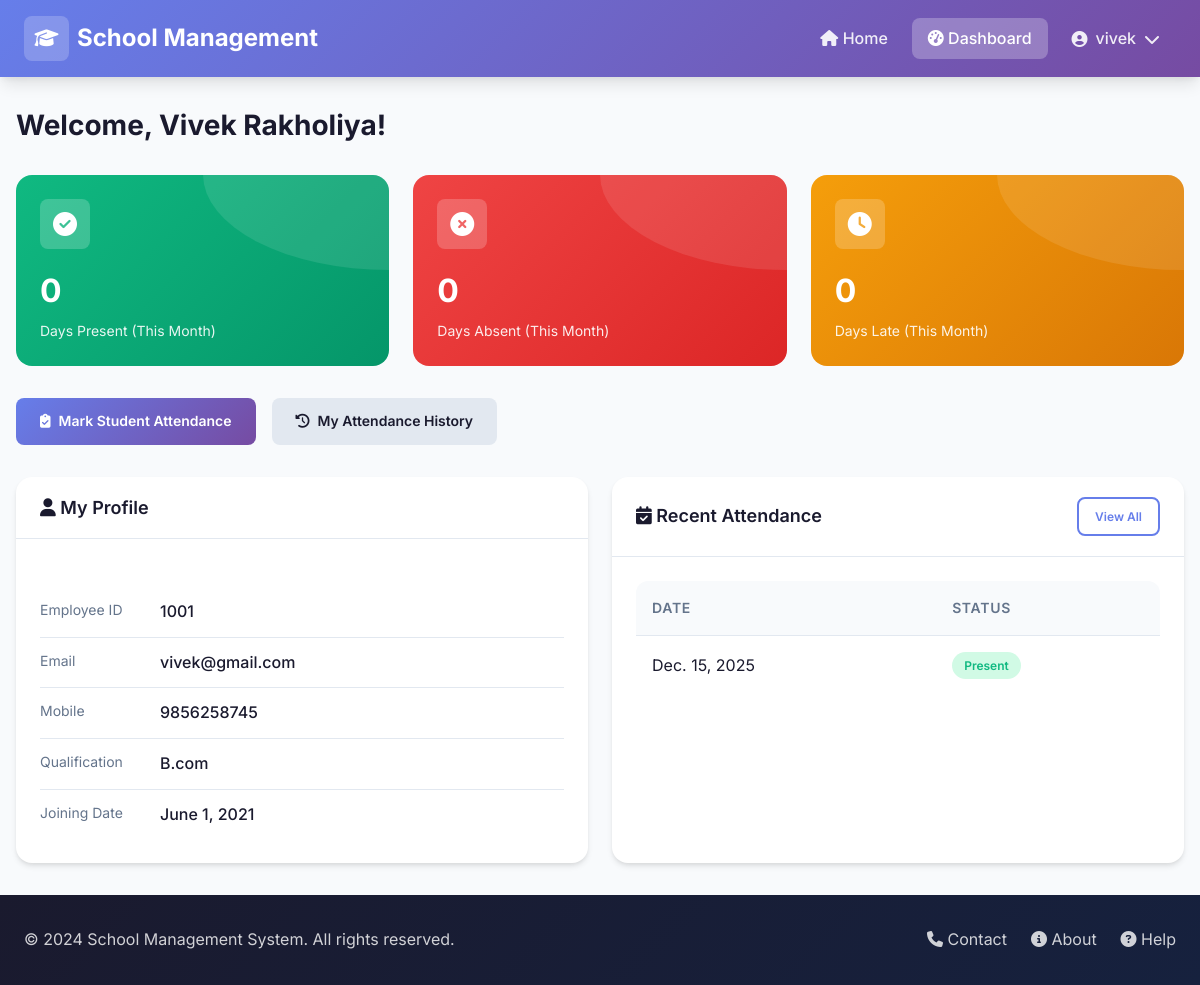
/teacher/ (signed in), run on the app's committed database.
### core/models.py (models this page shows, shortened)
class Teacher(models.Model):
    GENDER_CHOICES = [
        ('male', 'Male'),
        ('female', 'Female'),
        ('other', 'Other'),
    ]
    username = models.CharField(max_length=50, unique=True)
    password = models.CharField(max_length=255)
    name = models.CharField(max_length=100)
    surname = models.CharField(max_length=100)
    email = models.EmailField(unique=True)
    mobile = models.CharField(max_length=15)
    dob = models.DateField(null=True, blank=True)
    gender = models.CharField(max_length=10, choices=GENDER_CHOICES)
    address = models.TextField(blank=True)
    employee_id = models.CharField(max_length=50, unique=True)
    qualification = models.CharField(max_length=200, blank=True)
    joining_date = models.DateField(null=True, blank=True)
    experience = models.CharField(max_length=50, blank=True)
    salary = models.DecimalField(max_digits=10, decimal_places=2, default=0)
    subjects = models.ManyToManyField(Subject, blank=True, related_name='teachers')
    created_at = models.DateTimeField(auto_now_add=True)
    updated_at = models.DateTimeField(auto_now=True)
    @property
    def full_name(self):
        return f"{self.name} {self.surname}"

class TeacherAttendance(models.Model):
    STATUS_CHOICES = [
        ('present', 'Present'),
        ('absent', 'Absent'),
        ('late', 'Late'),
    ]
    teacher = models.ForeignKey(Teacher, on_delete=models.CASCADE, related_name='attendances')
    date = models.DateField()
    status = models.CharField(max_length=10, choices=STATUS_CHOICES)
    remarks = models.TextField(blank=True)
    created_at = models.DateTimeField(auto_now_add=True)
    class Meta:
        unique_together = ['teacher', 'date']
        ordering = ['-date']

### core/views.py (the view)
    def wrapper(request, *args, **kwargs):
        if request.session.get('user_role') != 'teacher':
            messages.error(request, 'You must be logged in as teacher to access this page.')
            return redirect('login')
        return view_func(request, *args, **kwargs)

### core/views.py (called while the page is built)
def teacher_required(view_func):
    def wrapper(request, *args, **kwargs):
        if request.session.get('user_role') != 'teacher':
            messages.error(request, 'You must be logged in as teacher to access this page.')
            return redirect('login')
        return view_func(request, *args, **kwargs)
    return wrapper

### templates/teacher/dashboard.html (shortened to what this page needs)
{% extends 'base.html' %}
{% load static %}
{% block content %}
<header class="header">
    <div class="container">
        <div class="header-content">
            <a href="{% url 'home' %}" class="logo">
                <div class="logo-icon">
                    <i class="fas fa-graduation-cap"></i>
                </div>
                <span>School Management</span>
            </a>
            <nav class="nav">
                <a href="{% url 'home' %}" class="nav-link">
                    <i class="fas fa-home"></i> Home
                </a>
                <a href="{% url 'teacher_dashboard' %}" class="nav-link active">
                    <i class="fas fa-tachometer-alt"></i> Dashboard
                </a>
                <div class="dropdown">
                    <div class="nav-link dropdown-toggle">
                        <i class="fas fa-user-circle"></i>
                        {{ user_name }}
                        <i class="fas fa-chevron-down"></i>
                    </div>
                </div>
            </nav>
        </div>
    </div>
</header>
<div class="container" style="padding: 2rem 1rem;">
    <div class="page-header">
        <h1 class="page-title">Welcome, {{ teacher.full_name }}!</h1>
    </div>
    <div class="stats-grid" style="grid-template-columns: repeat(3, 1fr);">
        <div class="stats-card success">
            <div class="stats-icon"><i class="fas fa-check-circle"></i></div>
            <div class="stats-value">{{ present_count }}</div>
            <div class="stats-label">Days Present (This Month)</div>
        </div>
        <div class="stats-card danger">
            <div class="stats-icon"><i class="fas fa-times-circle"></i></div>
            <div class="stats-value">{{ absent_count }}</div>
            <div class="stats-label">Days Absent (This Month)</div>
        </div>
        <div class="stats-card warning">
            <div class="stats-icon"><i class="fas fa-clock"></i></div>
            <div class="stats-value">{{ late_count }}</div>
            <div class="stats-label">Days Late (This Month)</div>
        </div>
    </div>
    <div class="quick-actions mb-4">
        <a href="{% url 'teacher_mark_student_attendance' %}" class="btn btn-primary">
            <i class="fas fa-clipboard-check"></i> Mark Student Attendance
        </a>
        <a href="{% url 'teacher_attendance_history' %}" class="btn btn-secondary">
            <i class="fas fa-history"></i> My Attendance History
        </a>
    </div>
    <div class="recent-grid">
        <div class="card">
            <div class="card-header">
                <h3 class="card-title"><i class="fas fa-user"></i> My Profile</h3>
            </div>
            <div class="card-body">
                <div class="profile-info">
                    <div class="profile-info-item">
                        <span class="profile-info-label">Employee ID</span>
                        <span class="profile-info-value">{{ teacher.employee_id }}</span>
                    </div>
                    <div class="profile-info-item">
                        <span class="profile-info-label">Email</span>
                        <span class="profile-info-value">{{ teacher.email }}</span>
                    </div>
                    <div class="profile-info-item">
                        <span class="profile-info-label">Mobile</span>
                        <span class="profile-info-value">{{ teacher.mobile|default:"-" }}</span>
                    </div>
                    <div class="profile-info-item">
                        <span class="profile-info-label">Qualification</span>
                        <span class="profile-info-value">{{ teacher.qualification|default:"-" }}</span>
                    </div>
                    <div class="profile-info-item">
                        <span class="profile-info-label">Joining Date</span>
                        <span class="profile-info-value">{{ teacher.joining_date|default:"-" }}</span>
                    </div>
                </div>
            </div>
        </div>
        <div class="card">
            <div class="card-header">
                <h3 class="card-title"><i class="fas fa-calendar-check"></i> Recent Attendance</h3>
                <a href="{% url 'teacher_attendance_history' %}" class="btn btn-sm btn-outline">View All</a>
            </div>
            <div class="card-body">
                <div class="table-container" style="box-shadow: none;">
                    <table class="table">
                        <thead>
                            <tr>
                                <th>Date</th>
                                <th>Status</th>
                            </tr>
                        </thead>
                        <tbody>
                            {% for att in recent_attendance %}
                            <tr>
                                <td>{{ att.date }}</td>
                                <td>
                                    <span
                                        class="badge badge-{% if att.status == 'present' %}success{% elif att.status == 'absent' %}danger{% else %}warning{% endif %}">
                                        {{ att.get_status_display }}
                                    </span>
                                </td>
                            </tr>
                            {% empty %}
                            <tr>
                                <td colspan="2" class="text-center text-gray">No records</td>
                            </tr>
                            {% endfor %}
                        </tbody>
                    </table>
                </div>
            </div>
        </div>
    </div>
</div>
{% include 'partials/footer.html' %}
{% endblock %}

### data on the page
Teacher: full_name "Vivek Rakholiya", employee_id "1001", email "vivek@gmail.com", mobile "9856258745", qualification "B.com", joining_date "June 1, 2021"
TeacherAttendance: date "Dec. 15, 2025", status "Present"

### other printed values
{{ user_name }} "vivek"
{{ present_count }} "0"
{{ absent_count }} "0"
{{ late_count }} "0"
